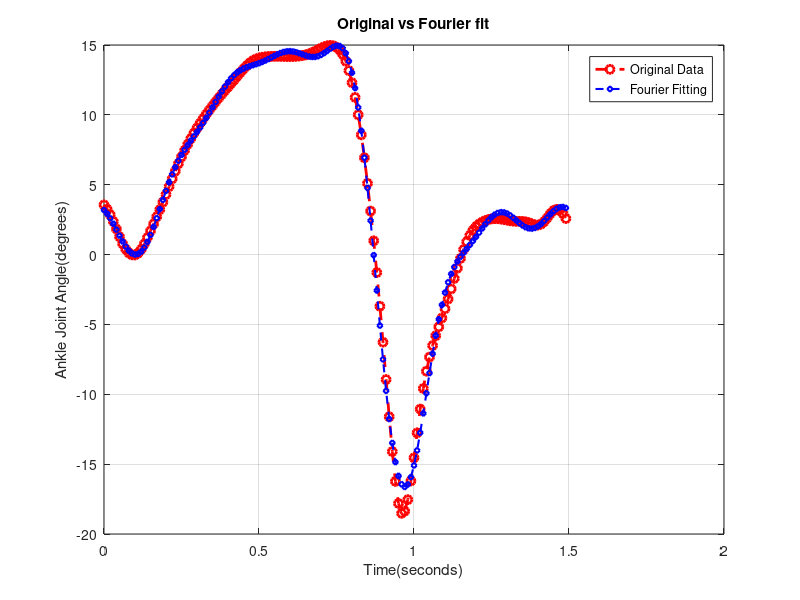

Recreate this plot in MATLAB.
%loading data
f_k = load('data.txt');
disp(f_k)

% Total number of data points in f_k. Length of the vector
M = length(f_k);

stride_points = 150;
sampling_freq = 100; % from readme file
delta_t = 1/ sampling_freq; % time between each sample
T = stride_points * delta_t; % period of the signal, time for one full stride
t = (0:M-1)' * delta_t; % time row vector spanning entire length of the data

%% Fourier Series Coefficients Calculation
N=7;  % number of fourier coefficients (Try higher if needed)

a0 = mean(f_k); % DC component, represents average value of signal over time.

% arrays initialized to store Fourier coefficients
a_n = zeros(1,N); 
b_n = zeros(1,N);
omega_n = 2*pi/T; % Corrected angular frequency calculation

for n = 1:N
    a_n(n) = (2/M) * sum(f_k .* cos(omega_n * n * t));  % For cosine terms
    b_n(n) = (2/M) * sum(f_k .* sin(omega_n * n * t));  % For sine terms
end

disp('Fourier Coefficients:');
disp(['a_0 = ', num2str(a0)]);
disp(['a_n = ', num2str(a_n)]);
disp(['b_n = ', num2str(b_n)]);

% Reconstruct the signal using the Fourier coefficients
f_reconstruct = a0;
for n = 1:N
    f_reconstruct = f_reconstruct + a_n(n) * cos(omega_n * n * t) + b_n(n) * sin(omega_n * n * t);
end

figure;
plot(t, f_k, 'r--', 'Linewidth', 2, 'Marker', 'o', 'MarkerSize', 6); % Purple original line with circle markers
hold on;

plot(t, f_reconstruct, 'b--', 'Linewidth', 1.5, 'Marker', 'd', 'MarkerSize', 4); % Blue fitted line with diamond markers
legend('Original Data', 'Fourier Fitting');
xlabel('Time(seconds)');
ylabel('Ankle Joint Angle(degrees)');
title('Original vs Fourier fit');
grid on;